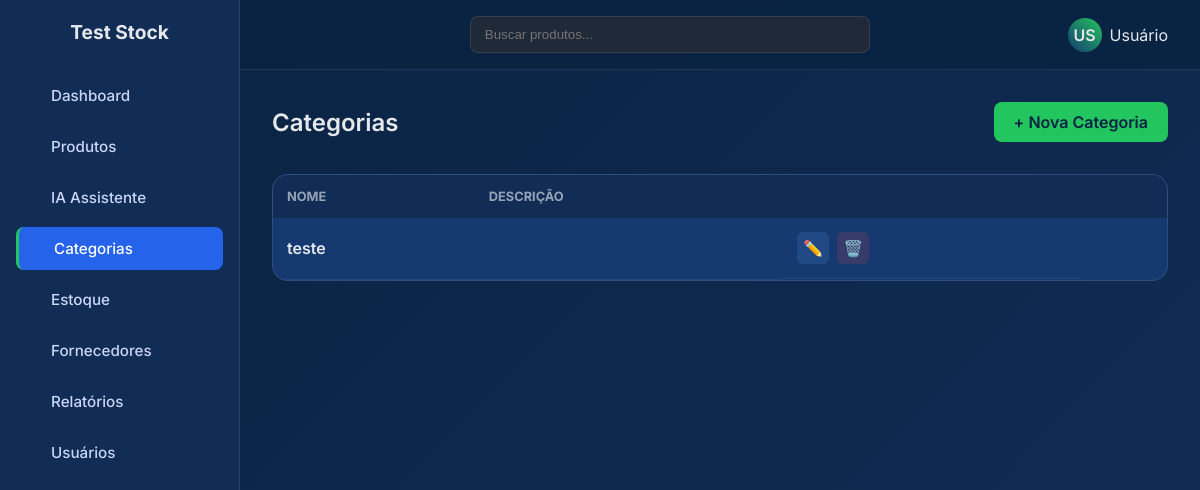
Page /cadastroCategoria/ (signed in) on the earlier database version.
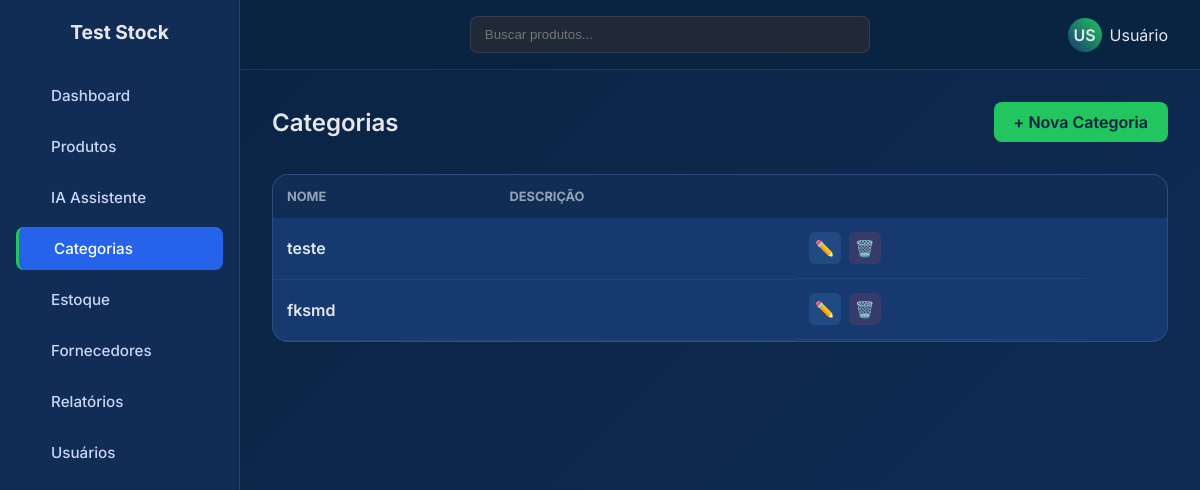
Same page on the later database version.
### core/models.py (models this page shows, shortened)
class Categoria(models.Model):
    id = models.AutoField(primary_key=True)
    name = models.CharField(max_length=100)
    description = models.TextField(max_length=150, null=True, blank=True)

### core/views.py (the view)
# urls.py: path('cadastroCategoria/', listar_categorias, name='listar_categorias'),
@login_required
def listar_categorias(request):
    categoria = Categoria.objects.all()
    return render(request, 'tela_cadastro_de_categoria.html', {'category': categoria})

### core/templates/tela_cadastro_de_categoria.html
{% extends "base.html" %}
{% load static %}
{% block content %}
<div class="toolbar">
    <div class="page-title">Categorias</div>
    <a href="{% url 'cadastrar_categoria' %}" class="btn-primary">
        + Nova Categoria
    </a>
</div>
<div id="resultado">
    {% include "listar_categorias.html" %}
</div>
{% endblock %}

### core/templates/listar_categorias.html
{% block content %}
<div class="table-wrapper">
<table>
    <thead>
        <tr>
            <th>Nome</th>
            <th>Descrição</th>
            <th></th>
            <th></th>
        </tr>
    </thead>
    <tbody>
        {% for categ in category %}
        <tr>
            <td class="col-name">{{ categ.name }}</td>
            <td class="descripcion">{{ categ.descripcion }}</td>
            <td class="actions">
                <a href="{}" class="btn-action btn-edit" title="Editar">
                    ✏️
                </a>
                <a href="#" class="btn-action btn-delete" title="Excluir" onclick="return confirm('Tem certeza que deseja excluir o produto {{ categ.name }}?')">
                    🗑️
                </a>
            </td>
        </tr>
        {% empty %}
        <tr>
            <td colspan="7" class="empty">
                Nenhuma Categoria encontrada
            </td>
        </tr>
        {% endfor %}
    </tbody>
</table>
</div>
{% endblock %}

Differences in the rows shown:
added Categoria: name "fksmd"
